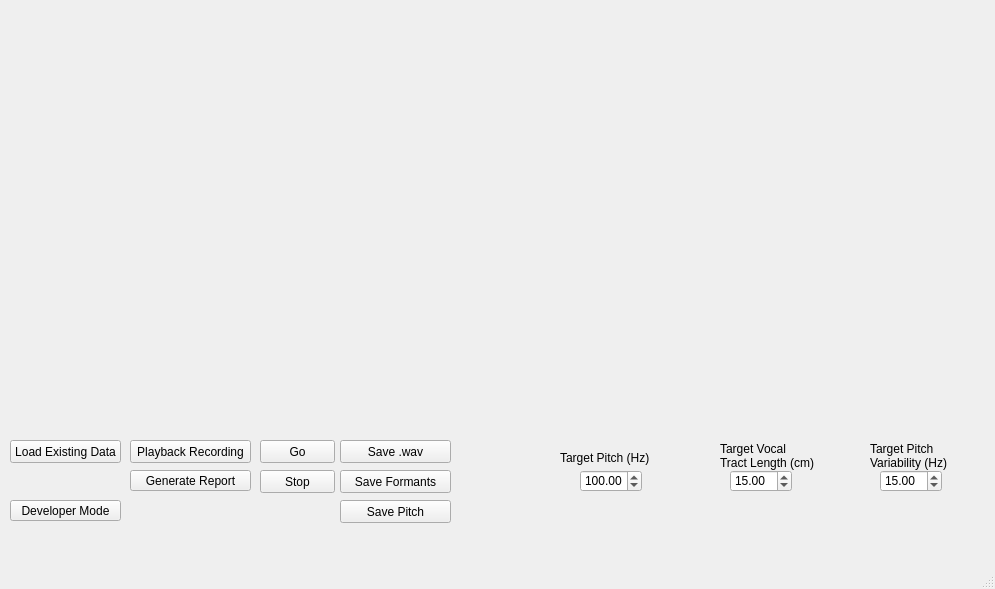
<?xml version="1.0" encoding="UTF-8"?>
<ui version="4.0">
 <class>MainWindow</class>
 <widget class="QMainWindow" name="MainWindow">
  <property name="geometry">
   <rect>
    <x>0</x>
    <y>0</y>
    <width>995</width>
    <height>589</height>
   </rect>
  </property>
  <property name="windowTitle">
   <string>MainWindow</string>
  </property>
  <widget class="QWidget" name="centralwidget">
   <widget class="MatplotlibWidget" name="TwoD">
    <property name="geometry">
     <rect>
      <x>10</x>
      <y>10</y>
      <width>521</width>
      <height>421</height>
     </rect>
    </property>
   </widget>
   <widget class="QPushButton" name="Go">
    <property name="geometry">
     <rect>
      <x>260</x>
      <y>440</y>
      <width>75</width>
      <height>23</height>
     </rect>
    </property>
    <property name="text">
     <string>Go</string>
    </property>
   </widget>
   <widget class="QPushButton" name="LoadData">
    <property name="geometry">
     <rect>
      <x>10</x>
      <y>440</y>
      <width>111</width>
      <height>23</height>
     </rect>
    </property>
    <property name="text">
     <string>Load Existing Data</string>
    </property>
   </widget>
   <widget class="QPushButton" name="PlayBack">
    <property name="geometry">
     <rect>
      <x>130</x>
      <y>440</y>
      <width>121</width>
      <height>23</height>
     </rect>
    </property>
    <property name="text">
     <string>Playback Recording</string>
    </property>
   </widget>
   <widget class="QPushButton" name="Save">
    <property name="geometry">
     <rect>
      <x>340</x>
      <y>440</y>
      <width>111</width>
      <height>23</height>
     </rect>
    </property>
    <property name="text">
     <string>Save .wav</string>
    </property>
   </widget>
   <widget class="MatplotlibWidget" name="FundamentalFrequenncyPlot">
    <property name="geometry">
     <rect>
      <x>540</x>
      <y>10</y>
      <width>141</width>
      <height>421</height>
     </rect>
    </property>
   </widget>
   <widget class="QPushButton" name="Stop">
    <property name="geometry">
     <rect>
      <x>260</x>
      <y>470</y>
      <width>75</width>
      <height>23</height>
     </rect>
    </property>
    <property name="text">
     <string>Stop</string>
    </property>
   </widget>
   <widget class="QPushButton" name="SaveFormants">
    <property name="geometry">
     <rect>
      <x>340</x>
      <y>470</y>
      <width>111</width>
      <height>23</height>
     </rect>
    </property>
    <property name="text">
     <string>Save Formants</string>
    </property>
   </widget>
   <widget class="QPushButton" name="SavePitch">
    <property name="geometry">
     <rect>
      <x>340</x>
      <y>500</y>
      <width>111</width>
      <height>23</height>
     </rect>
    </property>
    <property name="text">
     <string>Save Pitch</string>
    </property>
   </widget>
   <widget class="MatplotlibWidget" name="VocalTractPlot">
    <property name="geometry">
     <rect>
      <x>690</x>
      <y>10</y>
      <width>141</width>
      <height>421</height>
     </rect>
    </property>
   </widget>
   <widget class="MatplotlibWidget" name="PitchVar">
    <property name="geometry">
     <rect>
      <x>839</x>
      <y>10</y>
      <width>141</width>
      <height>421</height>
     </rect>
    </property>
   </widget>
   <widget class="QPushButton" name="DevMode">
    <property name="geometry">
     <rect>
      <x>10</x>
      <y>500</y>
      <width>111</width>
      <height>21</height>
     </rect>
    </property>
    <property name="text">
     <string>Developer Mode</string>
    </property>
   </widget>
   <widget class="QDoubleSpinBox" name="PitchTarget">
    <property name="geometry">
     <rect>
      <x>580</x>
      <y>470</y>
      <width>62</width>
      <height>22</height>
     </rect>
    </property>
    <property name="maximum">
     <double>500.000000000000000</double>
    </property>
    <property name="value">
     <double>100.000000000000000</double>
    </property>
   </widget>
   <widget class="QDoubleSpinBox" name="VTLTarget">
    <property name="geometry">
     <rect>
      <x>730</x>
      <y>470</y>
      <width>62</width>
      <height>22</height>
     </rect>
    </property>
    <property name="maximum">
     <double>25.000000000000000</double>
    </property>
    <property name="value">
     <double>15.000000000000000</double>
    </property>
   </widget>
   <widget class="QDoubleSpinBox" name="VarTarget">
    <property name="geometry">
     <rect>
      <x>880</x>
      <y>470</y>
      <width>62</width>
      <height>22</height>
     </rect>
    </property>
    <property name="maximum">
     <double>100.000000000000000</double>
    </property>
    <property name="value">
     <double>15.000000000000000</double>
    </property>
   </widget>
   <widget class="QLabel" name="label">
    <property name="geometry">
     <rect>
      <x>560</x>
      <y>450</y>
      <width>101</width>
      <height>16</height>
     </rect>
    </property>
    <property name="text">
     <string>Target Pitch (Hz)</string>
    </property>
   </widget>
   <widget class="QLabel" name="label_2">
    <property name="geometry">
     <rect>
      <x>720</x>
      <y>440</y>
      <width>121</width>
      <height>31</height>
     </rect>
    </property>
    <property name="text">
     <string>Target Vocal 
Tract Length (cm)</string>
    </property>
   </widget>
   <widget class="QLabel" name="label_3">
    <property name="geometry">
     <rect>
      <x>870</x>
      <y>440</y>
      <width>91</width>
      <height>31</height>
     </rect>
    </property>
    <property name="text">
     <string>Target Pitch
Variability (Hz)</string>
    </property>
   </widget>
   <widget class="QPushButton" name="ReportButton">
    <property name="geometry">
     <rect>
      <x>130</x>
      <y>470</y>
      <width>121</width>
      <height>21</height>
     </rect>
    </property>
    <property name="text">
     <string>Generate Report</string>
    </property>
   </widget>
  </widget>
  <widget class="QMenuBar" name="menubar">
   <property name="geometry">
    <rect>
     <x>0</x>
     <y>0</y>
     <width>995</width>
     <height>26</height>
    </rect>
   </property>
  </widget>
  <widget class="QStatusBar" name="statusbar"/>
  <action name="myCallback">
   <property name="text">
    <string>Test</string>
   </property>
  </action>
 </widget>
 <customwidgets>
  <customwidget>
   <class>MatplotlibWidget</class>
   <extends>QWidget</extends>
   <header>matplotlibwidget</header>
  </customwidget>
 </customwidgets>
 <resources/>
 <connections/>
</ui>
